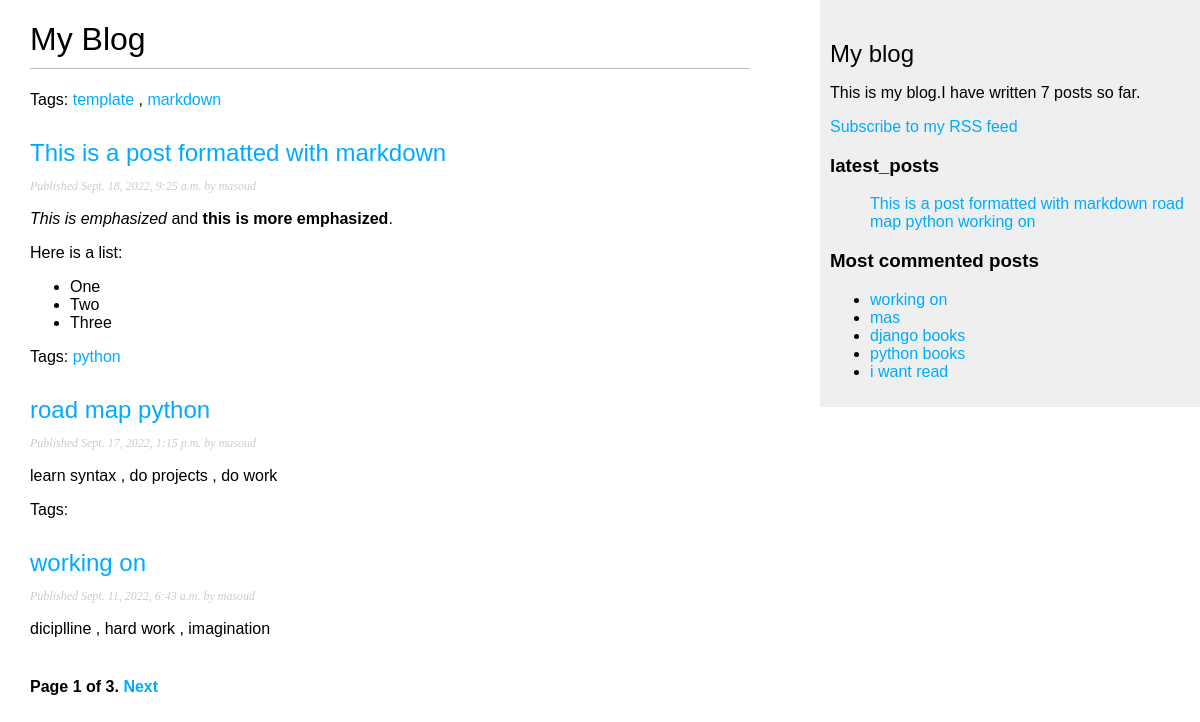
Screenshot of /blog/ with the database file from the repository.
### blog/models.py (models this page shows, shortened)
class Post(models.Model):
    STATUS_CHOICES = (
      ('draft', 'Draft'),
      ('published', 'Published'),
    )
    title = models.CharField(max_length=250)
    slug = models.SlugField(max_length=250,
                           unique_for_date='publish')
    author = models.ForeignKey(User, on_delete=models.CASCADE,
                               related_name='blog_posts')
    body = models.TextField()
    publish = models.DateTimeField(default=timezone.now)
    created = models.DateTimeField(auto_now_add=True)
    updated = models.DateTimeField(auto_now=True)
    status = models.CharField(max_length=10,
                              choices=STATUS_CHOICES,
                              default='draft')
    objects = models.Manager()  # The default manager.
    published = PublishedManager()  # Our custom manager.
    tags = TaggableManager()
    class Meta:
      ordering = ('-publish',)
    def get_absolute_url(self):
        return reverse('blog:post_detail',
                   args=[self.publish.year,
                        self.publish.month,
              self.publish.day, self.slug])

### blog/views.py (the view)
# urls.py: path('', post_list, name='post_list'),
def post_list(request, tag_slug=None):
    object_list = Post.published.all()
    tag = None
    if tag_slug:
        tag = get_object_or_404(Tag, slug=tag_slug)
        object_list = object_list.filter(tags__in=[tag])
    paginator = Paginator(object_list, 3) # 3 posts in each page
    page = request.GET.get('page')
    try:
        posts = paginator.page(page)
    except PageNotAnInteger:
        posts = paginator.page(1)
    except EmptyPage:
        posts = paginator.page(paginator.num_pages)
    return render(request,
                 'blog/post/list.html',
                 {'page': page,
                  'posts': posts,
                  'tag': tag})

### blog/models.py (called while the page is built)
      def get_queryset(self):
          return super(PublishedManager, self).get_queryset() \
                                       .filter(status='published')

### blog/templatetags/blog_tags.py (called while the page is built)
@register.simple_tag
def total_posts():
  return Post.published.count()

@register.inclusion_tag('blog/post/latest_posts.html')
def show_latest_posts(count=5):
  latest_posts = Post.published.order_by('-publish')[:count]
  return {'latest_posts':latest_posts}

@register.simple_tag
def get_most_commented_posts(count=5):
  return Post.published.annotate(
    total_comments=Count('comments')
  ).order_by('-total_comments')[:count]

@register.filter(name='markdown')
def markdown_format(text):
  return mark_safe(markdown.markdown(text))

### blog/templates/blog/post/list.html (shortened to what this page needs)
{% extends "blog/base.html" %}
{% load blog_tags %}
{% block content %}
  <h1>My Blog</h1>
  {% for post in posts %}
  <p class="tags">Tags:
    {% for tag in post.tags.all %}
      <a href="{% url 'blog:post_list_by_tag' tag.slug %}">
        {{ tag.name }}
      </a>
      {% if not forloop.last %}, {% endif %}
    {% endfor %}
  </p>
   <h2>
   <a href="{{ post.get_absolute_url }}">
   {{ post.title }}
   </a>
   </h2>
   <p class="date">Published {{ post.publish }} by {{ post.author }}</p>
   {{ post.body|markdown|truncatewords_html:30 }}
  {% endfor %}
  {% include "pagination.html" with page=posts %}
{% endblock %}

### blog/templates/blog/base.html (shortened to what this page needs)
{% load blog_tags %}
{% load static %}
<!DOCTYPE html>
<html>
<head>
 <link href="{% static "css/blog.css" %}" rel="stylesheet">
</head>
<body>
 <div id="content">
 {% block content %}
 {% endblock %}
 </div>
 <div id="sidebar">
 <h2>My blog</h2>
 <p>This is my blog.I have written {% total_posts %} posts so far. </p>
 <p>
  <a href="{% url 'blog:post_feed' %}">Subscribe to my RSS feed </a>
 </p>
 <h3>latest_posts</h3>
 {% show_latest_posts  3 %}
 <h3>Most commented posts</h3>
 {% get_most_commented_posts as most_commented %}
 <ul>
  {% for post  in most_commented %}
  <li>
    <a href="{{ post.get_absolute_url }}">{{ post.title }}</a>
  </li>
  {% endfor %}
 </ul>
 </div>
</body>
</html>

### blog/templates/blog/post/latest_posts.html
<ul>
  {% for post in latest_posts %}
    <a href="{{ post.get_absolute_url }}">{{ post.title }}</a>
  {% endfor %}
</ul>

### blog/static/css/blog.css (style rules this page uses)
body { margin:0; padding:0; font-family:helvetica, sans-serif; }
a { color:#00abff; text-decoration:none; }
h1 { font-weight:normal; border-bottom:1px solid #bbb; padding:0 0 10px 0; }
h2 { font-weight:normal; margin:30px 0 0; }
#content { float:left; width:60%; padding:0 0 0 30px; }
#sidebar { float:right; width:30%; padding:10px; background:#efefef; height:100%; }
p.date { color:#ccc; font-family: georgia, serif; font-size: 12px; font-style: italic; }

### rows the page displays
Post: title "This is a post formatted with markdown", publish "Sept. 18, 2022, 9:25 a.m.", author "masoud", body "This is emphasized and this is more emphasized . Here is a list: One Two Three"
Tag: name "template"
Tag: name "markdown"
Post: title "road map python", publish "Sept. 17, 2022, 1:15 p.m.", author "masoud", body "learn syntax , do projects , do work"
Tag: name "python"
Post: title "working on", publish "Sept. 11, 2022, 6:43 a.m.", author "masoud", body "diciplline , hard work , imagination"
Post: title "mas"
Post: title "django books"
Post: title "python books"
Post: title "i want read"

### other values shown
{{ page.number }} "1"
{{ page.paginator.num_pages }} "3"
